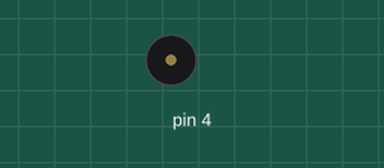
Bench run of a sketch on a simulated Arduino Uno, built with avr-gcc and run on an emulated ATmega328P. Shown: buzzer (waves = sounding).

Above: at 0.1 s.
At 99.1 s:
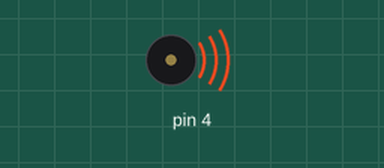
Timing chart, 0 to 104.3 s (numbered marks = the images above):
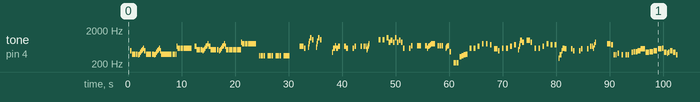

The sketch:

BuzzerMusic.ino
```cpp
int melody[] = {
0, 494, 392, 392, 370, 392, 440, 494, 523, 587, 494, 392, 392, 370, 392, 440, 494, 523, 587, 494, 392, 392, 392, 392, 392, 392, 392, 392, 659, 587, 587, 587, 587, 0, 659, 523, 523, 494, 523, 587, 659, 698, 784, 659, 523, 523, 494, 523, 587, 659, 698, 784, 659, 523, 523, 523, 523, 523, 523, 523, 523, 880, 784, 784, 784, 784, 0, 349, 349, 349, 349, 0, 349, 349, 349, 349, 0, 349, 349, 349, 349, 0, 349, 349, 349, 349, 0, 0, 659, 659, 659, 587, 0, 622, 784, 933, 1175, 1047, 0, 622, 784, 933, 1175, 1047, 0, 0, 440, 587, 698, 587, 659, 0, 0, 659, 587, 0, 0, 587, 659, 0, 0, 659, 0, 659, 659, 523, 587, 659, 698, 784, 0, 0, 0, 1047, 0, 1047, 0, 1175, 880, 988, 880, 1175, 880, 988, 880, 587, 0, 0, 587, 698, 0, 0, 698, 698, 0, 0, 698, 587, 659, 698, 740, 784, 784, 0, 698, 698, 698, 0, 587, 622, 659, 698, 466, 0, 220, 220, 220, 220, 0, 330, 350, 370, 392, 0, 587, 0, 587, 0, 659, 0, 784, 0, 784, 0, 740, 0, 554, 554, 554, 494, 0, 587, 0, 587, 0, 659, 0, 740, 0, 523, 659, 784, 988, 880, 0, 988, 988, 988, 880, 0, 587, 0, 587, 0, 659, 0, 784, 0, 740, 0, 740, 0, 294, 370, 494, 587, 554, 0, 0, 554, 494, 0, 0, 494, 554, 0, 0, 554, 0, 659, 659, 587, 740, 880, 0, 0, 0, 784, 740, 370, 370, 0, 415, 0, 370, 0, 370, 370, 0, 440, 466, 466, 494, 494, 554, 554, 440, 466, 494, 554, 587, 440, 440, 415, 440, 494, 440, 370, 0, 0, 0
};
int noteDurations[] = {
252, 252, 504, 252, 126, 126, 126, 126, 126, 126, 252, 756, 252, 126, 126, 126, 126, 126, 126, 126, 378, 126, 126, 252, 504, 126, 252, 126, 126, 378, 378, 126, 1008, 252, 252, 504, 252, 126, 126, 126, 126, 126, 126, 252, 756, 252, 126, 126, 126, 126, 126, 126, 126, 378, 126, 126, 252, 504, 126, 252, 126, 126, 378, 378, 126, 1008, 252, 126, 126, 252, 252, 252, 126, 126, 252, 252, 252, 126, 126, 252, 252, 252, 126, 126, 252, 252, 1008, 252, 126, 126, 252, 252, 252, 84, 84, 84, 252, 252, 252, 84, 84, 84, 252, 252, 1008, 252, 126, 252, 126, 252, 252, 252, 252, 252, 252, 252, 252, 252, 252, 252, 252, 252, 126, 252, 126, 63, 63, 63, 63, 63, 63, 126, 1008, 252, 252, 252, 252, 252, 252, 252, 252, 252, 252, 252, 252, 252, 252, 252, 252, 252, 252, 252, 252, 252, 252, 252, 252, 126, 126, 126, 126, 252, 252, 252, 252, 252, 252, 252, 84, 84, 84, 252, 252, 252, 126, 252, 126, 126, 126, 252, 252, 252, 252, 252, 252, 252, 252, 252, 252, 252, 252, 252, 252, 252, 252, 252, 126, 126, 252, 252, 252, 252, 252, 252, 252, 252, 252, 252, 252, 84, 84, 84, 252, 252, 252, 126, 126, 252, 252, 252, 252, 252, 252, 252, 252, 252, 252, 252, 252, 252, 252, 252, 126, 252, 126, 252, 252, 252, 252, 252, 252, 252, 252, 252, 252, 252, 252, 252, 126, 252, 126, 126, 126, 126, 126, 1008, 252, 504, 252, 252, 126, 126, 252, 252, 252, 252, 252, 252, 252, 252, 252, 252, 126, 252, 252, 378, 504, 504, 504, 504, 252, 126, 252, 126, 252, 378, 378, 252, 1008, 504, 0
};

void setup() {

  for (int thisNote = 0; thisNote < sizeof(melody) / sizeof(int); thisNote++)
  {
    tone(4, melody[thisNote], noteDurations[thisNote]* 1.3);
    delay(noteDurations[thisNote] * 1.5);
    noTone(4);
  }
}

void loop() {
  // no need to repeat the melody.
}
```
